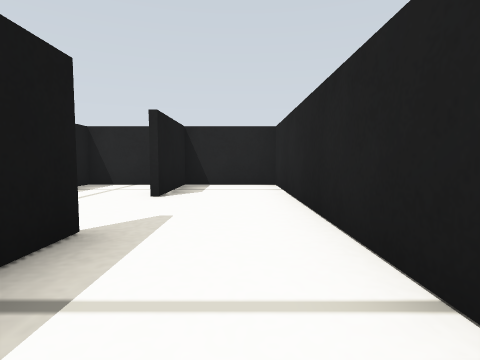
view 1 (above)

14 first-person views from a walk through a robot-simulator world made for Gazebo. The camera is 0.13 m above the floor, tilts 4° down and sees 80° across. The lines on the ground mark 1 m squares. The floor is counted in squares, 0.2 m on a side. Each view is taken from the middle of a square. On the plan, view 1 faces up. The plan holds only what a view shows up to about 9 squares ahead; the rest is blank.

view 2
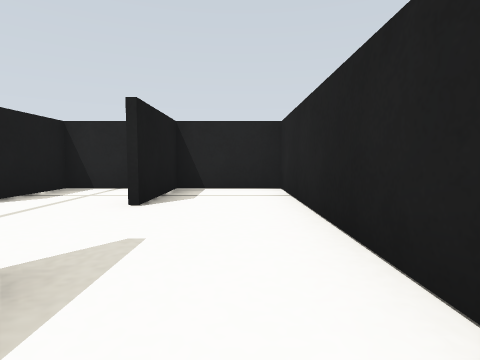

view 3
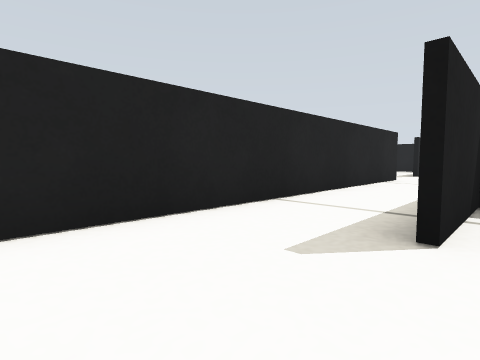

view 4
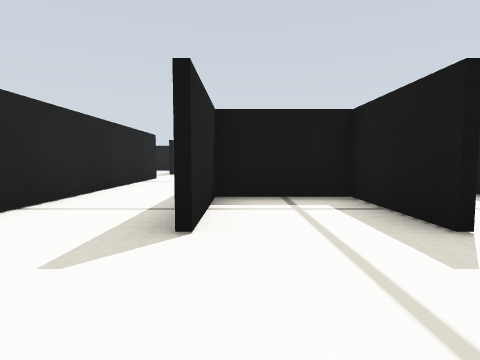

view 5
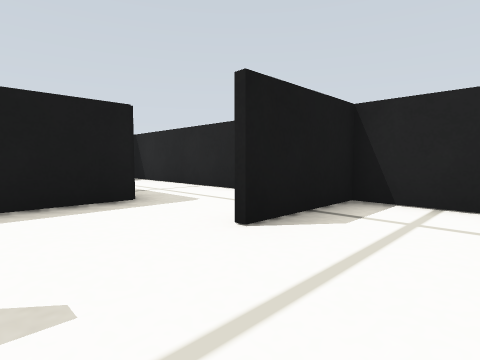

view 6
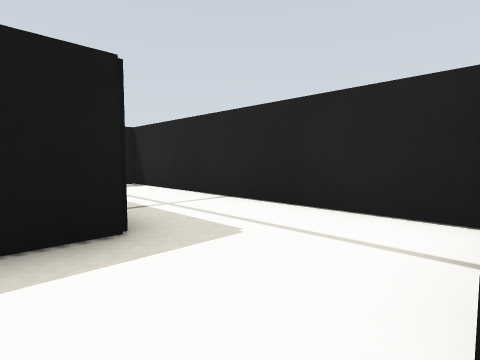

view 7
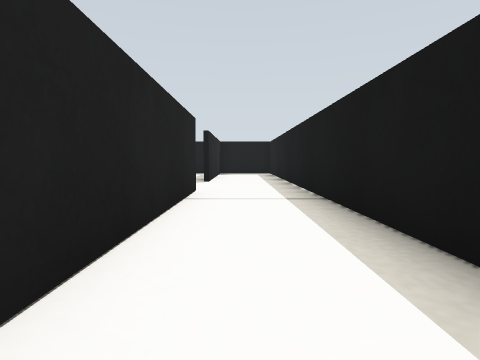

view 8
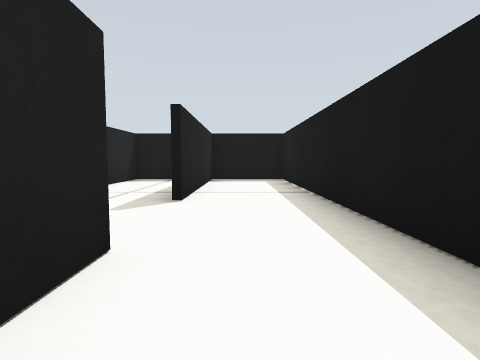

view 9
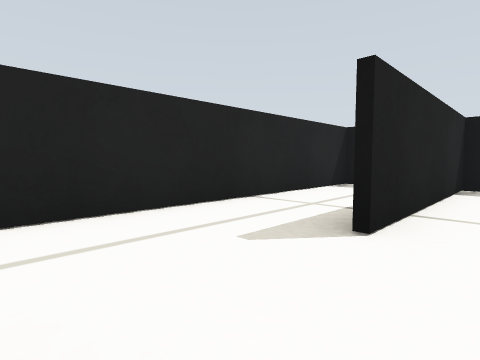

view 10
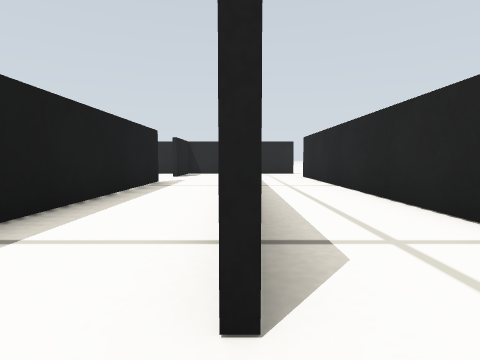

view 11
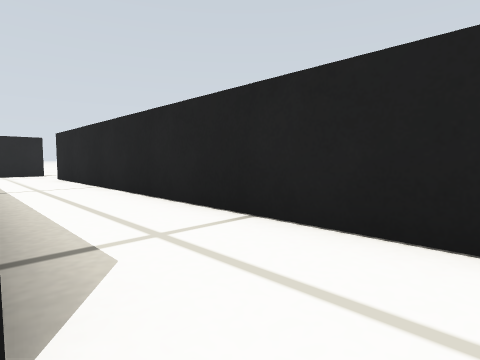

view 12
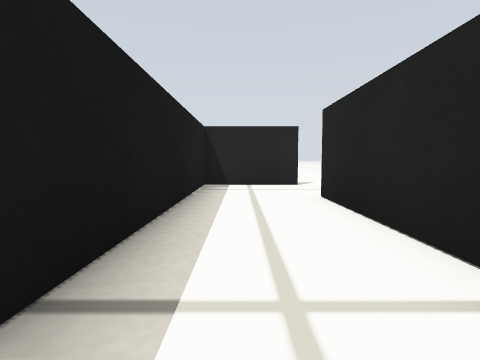

view 13
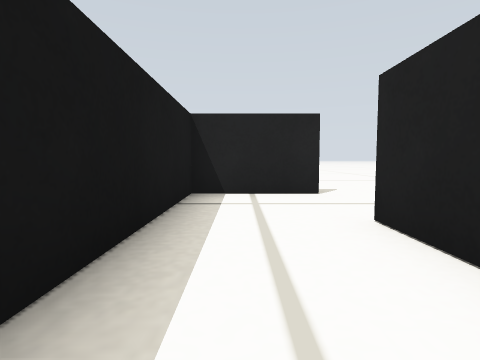

view 14
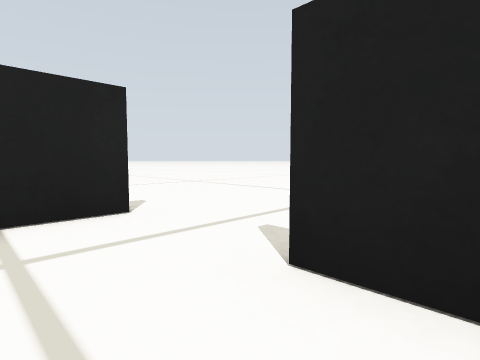

### Floor plan
Ten units are one square. View 1 is at (0, 0); x grows to the right and y downward. Boxes are objects, and circles mark ways between rooms. Rooms are numbered by the first view taken in them; rooms with no view inside come last. Other rooms are left out.
<svg viewBox="-45 -85 95 215">
<path fill="none" stroke="#000" d="M-14 -25 -14 120M9 50 9 -75M11 -74 -14 -74 -14 -50M9 125 9 75M-39 -25 -39 -1 -16 -1 -16 -25M-22 -74 -39 -74 -39 -50M36 -74 11 -74M11 -75 11 -10M34 125 34 -50"/>
<circle cx="-10" cy="-40" r="3" fill="#2a7"/>
<circle cx="10" cy="60" r="3" fill="#2a7"/>
<text x="0" y="10">1</text>
<text x="-30" y="-40">2</text>
<text x="30" y="10">3</text>
</svg>
Room 1 opens to room 2. Room 1 opens to room 3.

Where each view was taken, in squares from view 1:
view 1: 0 up, 0 right, facing up
view 2: 1 up, 0 right, facing up
view 3: 5 up, 2 left, facing down-right
view 4: 5 up, 2 left, facing down
view 5: 3 up, 2 left, facing up-left
view 6: 4 up, 4 left, facing up-left
view 7: 1 up, 0 right, facing down
view 8: 3 down, 0 right, facing down
view 9: 5 down, 0 right, facing down-right
view 10: 6 down, 1 right, facing up
view 11: 6 down, 1 right, facing up-right
view 12: 0 up, 2 right, facing up
view 13: 2 up, 2 right, facing up
view 14: 4 up, 2 right, facing up-right
